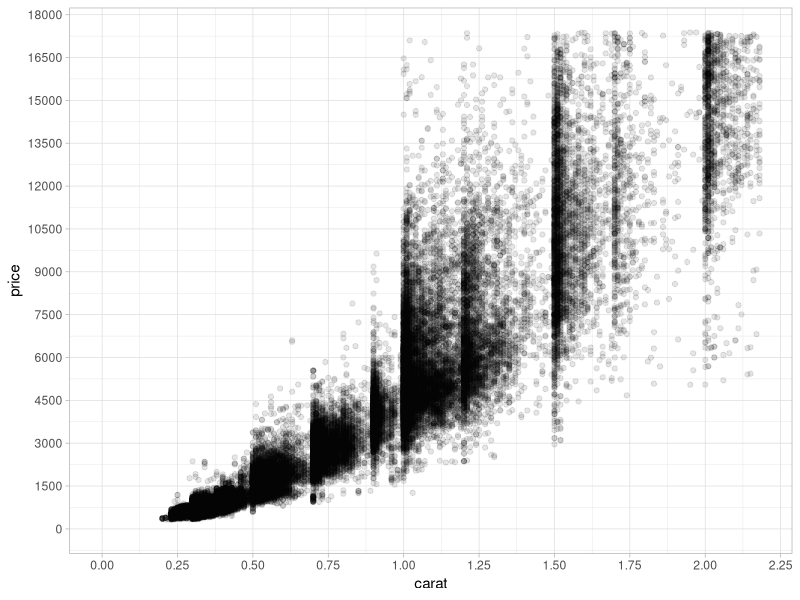
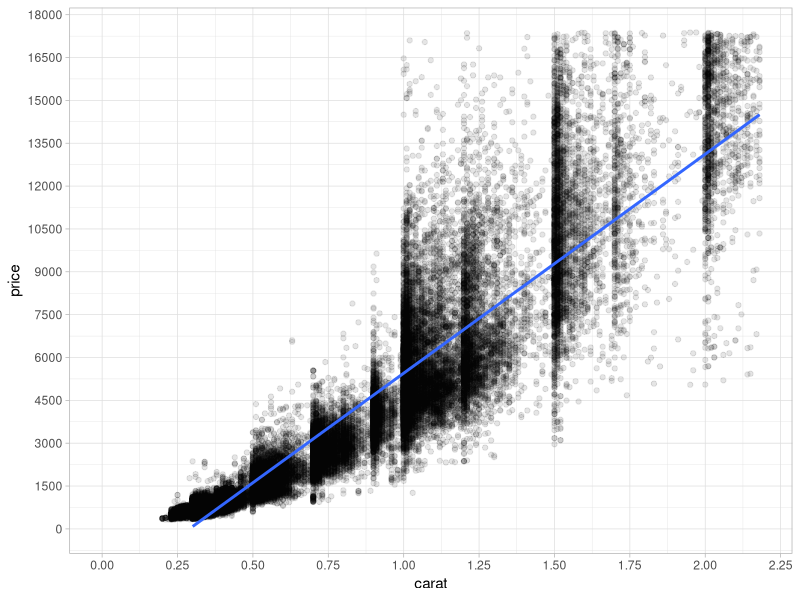
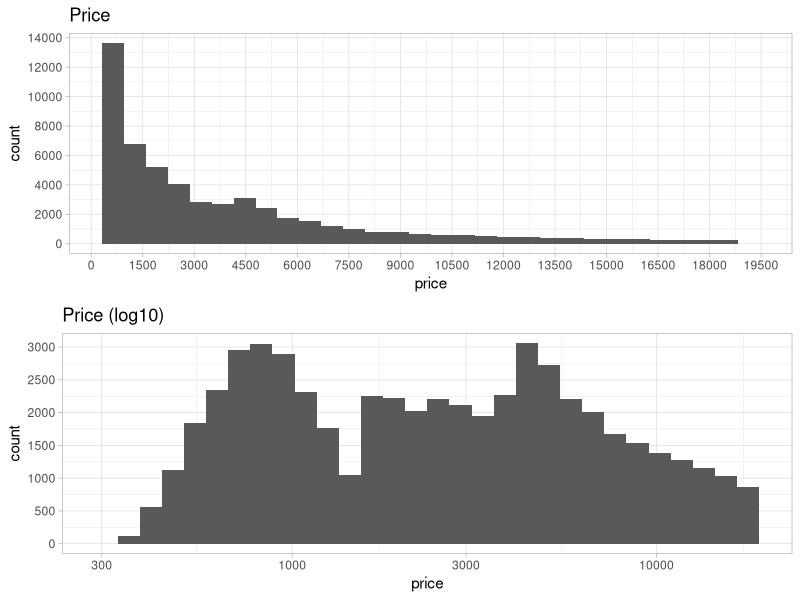
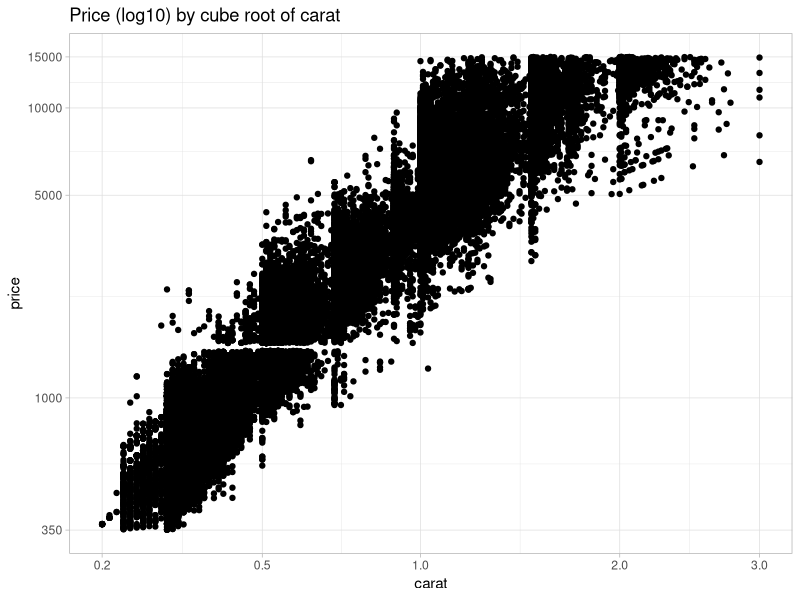
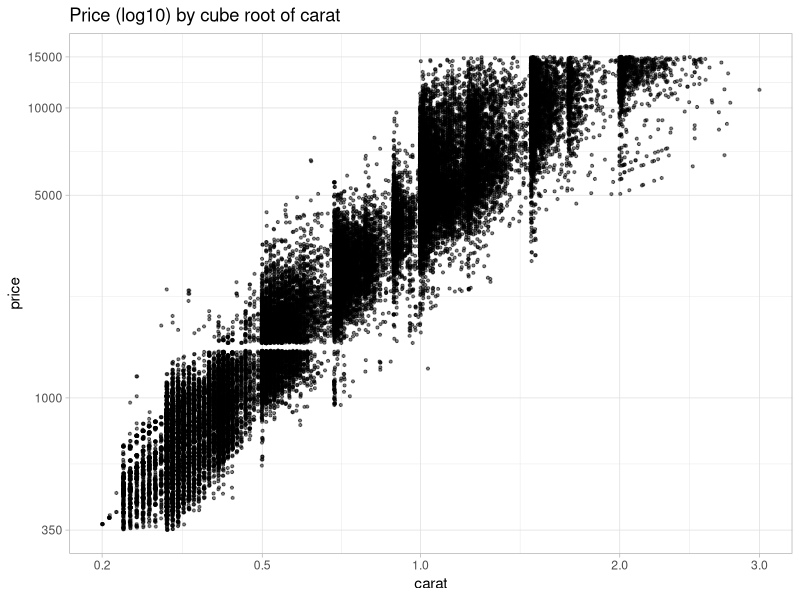
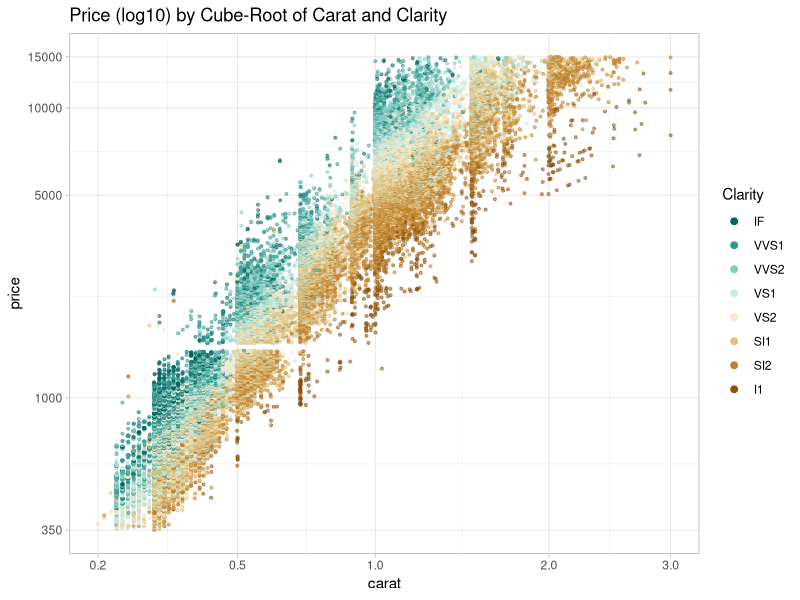
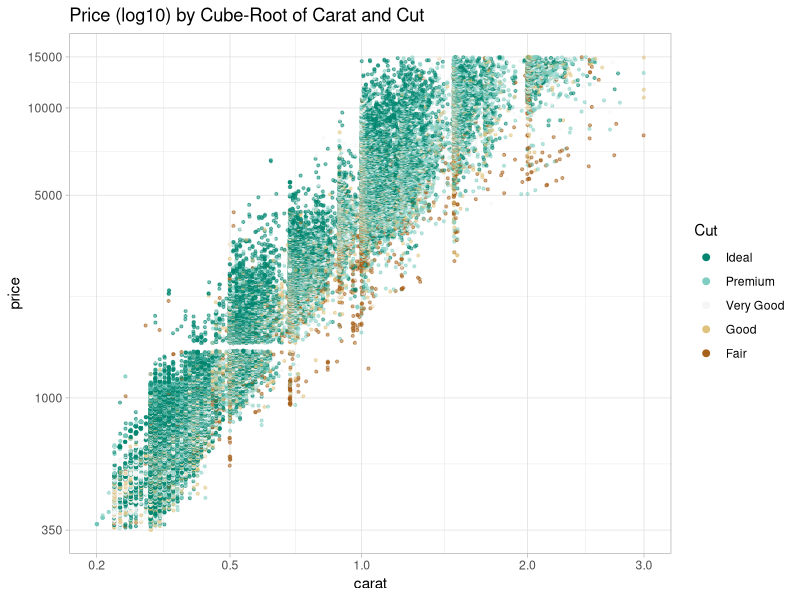

Write the R code that produced these figures, in order.
## ---- chunk 1
setwd("~/Documents/GitHub/udacity-dand/core-course-05-exploratory-data-analysis/lesson-09-diamonds-and-price-predictions")
## ---- chunk 2
library(ggplot2, warn.conflicts = FALSE)
library(gridExtra, warn.conflicts = FALSE)
library(GGally, warn.conflicts = FALSE)
library(scales, warn.conflicts = FALSE)
library(RColorBrewer, warn.conflicts = FALSE)
theme_set(theme_light())

data(diamonds)
## ---- chunk 3
ggplot(diamonds, aes(x = carat, y = price)) +
  geom_point(alpha = 1/10, na.rm = TRUE) +
  scale_x_continuous(limits = c(0, quantile(diamonds$carat, .99)),
                     breaks = seq(0, 2.5, 0.25)) +
  scale_y_continuous(limits = c(0, quantile(diamonds$price, .99)),
                     breaks = seq(0, 20000, 1500))
## ---- chunk 4
ggplot(diamonds, aes(x = carat, y = price)) +
  geom_point(alpha = 1/10, na.rm = TRUE) +
  geom_smooth(method = "lm", na.rm = TRUE) +
  scale_x_continuous(limits = c(0, quantile(diamonds$carat, .99)),
                     breaks = seq(0, 2.5, 0.25)) +
  scale_y_continuous(limits = c(0, quantile(diamonds$price, .99)),
                     breaks = seq(0, 20000, 1500))
## ---- chunk 5
p1 <- ggplot(diamonds, aes(x = price)) +
        geom_histogram(bins = 30) +
        scale_x_continuous(breaks = seq(0, 20000, 1500)) +
        scale_y_continuous(breaks = seq(0, 15000, 2000)) +
        ggtitle('Price')

p2 <- ggplot(diamonds, aes(x = price)) +
        geom_histogram(bins = 30) +
        scale_x_log10() +
        scale_y_continuous(breaks = seq(0, 4000, 500)) +
        ggtitle('Price (log10)')

grid.arrange(p1, p2)
## ---- chunk 6
# carat = weight of the diamond = f(volume) = f(x.y.z)
cuberoot_trans <- function() {
  trans_new("cuberoot",
            transform = function(x) x ^ (1/3), # cubic root
            inverse = function(x) x ^ 3)
}

ggplot(diamonds, aes(x = carat, y = price)) +
  geom_point(na.rm = TRUE) +
  scale_x_continuous(trans = cuberoot_trans(), 
                     limits = c(.2, 3),
                     breaks = c(.2, .5, 1, 2, 3)) +
  scale_y_continuous(trans = log10_trans(), 
                     limits = c(350,15000),
                     breaks = c(350, 1000, 5000, 10000, 15000)) +
  ggtitle("Price (log10) by cube root of carat")
## ---- chunk 7
ggplot(diamonds, aes(x = carat, y = price)) +
  geom_point(alpha = 1/2, size = 3/4, position = position_jitter(), na.rm = TRUE) +
  scale_x_continuous(trans = cuberoot_trans(), 
                     limits = c(.2, 3),
                     breaks = c(.2, .5, 1, 2, 3)) +
  scale_y_continuous(trans = log10_trans(), 
                     limits = c(350,15000),
                     breaks = c(350, 1000, 5000, 10000, 15000)) +
  ggtitle("Price (log10) by cube root of carat")
## ---- chunk 8
ggplot(diamonds, aes(x = carat, y = price, color = clarity)) +
  geom_point(alpha = 1/2, size = 3/4, position = position_jitter(), na.rm = TRUE) +
  scale_color_brewer(type = 'div',
                     guide = guide_legend(title = 'Clarity', 
                                          reverse = TRUE,
                                          override.aes = list(alpha = 1, size = 2))) +
  scale_x_continuous(trans = cuberoot_trans(), 
                     limits = c(.2, 3),
                     breaks = c(.2, .5, 1, 2, 3)) +
  scale_y_continuous(trans = log10_trans(), 
                     limits = c(350,15000),
                     breaks = c(350, 1000, 5000, 10000, 15000)) +
  ggtitle('Price (log10) by Cube-Root of Carat and Clarity')
## ---- chunk 9
ggplot(diamonds, aes(x = carat, y = price, color = cut)) +
  geom_point(alpha = 1/2, size = 3/4, position = position_jitter(), na.rm = TRUE) +
  scale_color_brewer(type = 'div',
                     guide = guide_legend(title = 'Cut', 
                                          reverse = TRUE,
                                          override.aes = list(alpha = 1, size = 2))) +
  scale_x_continuous(trans = cuberoot_trans(), 
                     limits = c(.2, 3),
                     breaks = c(.2, .5, 1, 2, 3)) +
  scale_y_continuous(trans = log10_trans(), 
                     limits = c(350,15000),
                     breaks = c(350, 1000, 5000, 10000, 15000)) +
  ggtitle('Price (log10) by Cube-Root of Carat and Cut')
